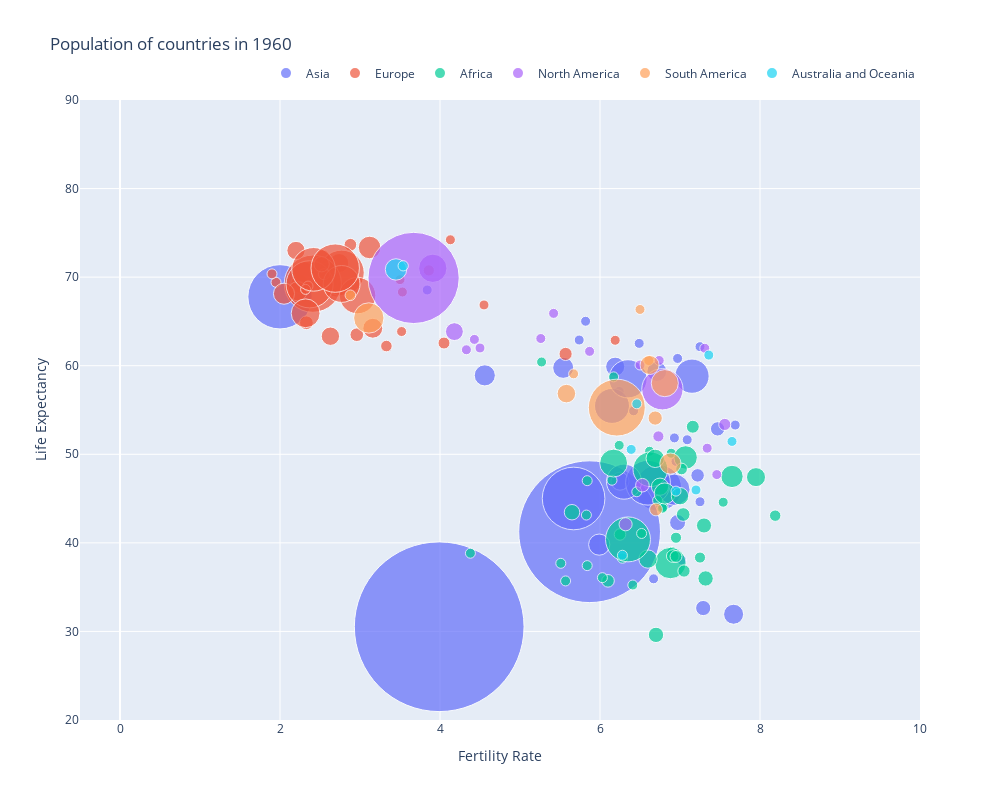

The cell this chart's notebook holds for it:
### Code cell
# creating the scatterplot for 1 selected year
fig = px.scatter(df_2015,
                x=df_2015['fertility_rate'], 
                y=df_2015['life-expectancy'], 
                color=df_2015['continent'],    
                size=df_2015['population'],
                size_max=120,
                #text="country",
                hover_data={"continent": False},
                title=f'Population of countries in {year}',
                custom_data=['country','population'],
                height=800,
                width=1000
                )
fig.update_layout(xaxis_title='Fertility Rate', yaxis_title='Life Expectancy')
fig.update_traces(textposition='top center', marker_sizemin = 5, hovertemplate = 'Country: %{customdata[0]} <br>Population: %{customdata[1]:,} <br>Fertility rate: %{x} <br>Life expectancy: %{y:.1f}<extra></extra>' )
fig.update_layout(legend=dict(
    orientation="h",
    yanchor="bottom",
    y=1.02,
    xanchor="right",
    x=1
), legend_title_text='')
fig.update_layout(legend={'itemsizing': 'constant'}) 
fig.update_layout(yaxis_range=[20,90], xaxis_range=[-0.5,10])
#fig.update_traces(textposition='middle right')
#fig.write_html(f"lifeexp_{year}.html")
#fig.write_image(f'images/lifeexp_{year}.png', scale=1)
fig.show()

### Figure 1 — Plotly figure (JSON) as saved in the notebook; plotly's stock layout.template omitted (floating-point values rounded to 4 significant figures; data arrays with more than 128 entries replaced by an {"elided": "..."} marker saying what was removed)
{"data": [{"customdata": [["Afghanistan", 8994793, "Asia"], ["Bahrain", 162501, "Asia"], ["Bangladesh", 48200702, "Asia"], ["Bhutan", 224108, "Asia"], ["Brunei", 81825, "Asia"], ["Cambodia", 5722370, "Asia"], ["China", 644450173, "Asia"], ["India", 449661874, "Asia"], ["Indonesia", 87792512, "Asia"], ["Iran", 21906905, "Asia"], ["Iraq", 7289759, "Asia"], ["Israel", 2089891, "Asia"], ["Japan", 92500754, "Asia"], ["Jordan", 888632, "Asia"], ["Kazakhstan", 9995997, "Asia"], ["Kuwait", 261962, "Asia"], ["Lebanon", 1804927, "Asia"], ["Malaysia", 8160975, "Asia"], ["Maldives", 89875, "Asia"], ["Mongolia", 955514, "Asia"], ["Nepal", 10056945, "Asia"], ["Oman", 551737, "Asia"], ["Pakistan", 44911810, "Asia"], ["Philippines", 26273023, "Asia"], ["Qatar", 47309, "Asia"], ["Saudi Arabia", 4086539, "Asia"], ["Singapore", 1633718, "Asia"], ["Sri Lanka", 9896172, "Asia"], ["Syria", 4592777, "Asia"], ["Tajikistan", 2064035, "Asia"], ["Thailand", 27397178, "Asia"], ["Turkey", 27553280, "Asia"], ["Turkmenistan", 1593501, "Asia"], ["United Arab Emirates", 92612, "Asia"], ["Uzbekistan", 8789492, "Asia"], ["Vietnam", 32670623, "Asia"], ["Yemen", 5166311, "Asia"]], "hovertemplate": "Country: %{customdata[0]} <br>Population: %{customdata[1]:,} <br>Fertility rate: %{x} <br>Life expectancy: %{y:.1f}<extra></extra>", "legendgroup": "Asia", "marker": {"color": "#636efa", "size": [8994793, 162501, 48200702, 224108, 81825, 5722370, 644450173, 449661874, 87792512, 21906905, 7289759, 2089891, 92500754, 888632, 9995997, 261962, 1804927, 8160975, 89875, 955514, 10056945, 551737, 44911810, 26273023, 47309, 4086539, 1633718, 9896172, 4592777, 2064035, 27397178, 27553280, 1593501, 92612, 8789492, 32670623, 5166311], "sizemin": 5, "sizemode": "area", "sizeref": 44750.0, "symbol": "circle"}, "mode": "markers", "name": "Asia", "orientation": "v", "showlegend": true, "textposition": "top center", "type": "scatter", "x": [7.67, 7.09, 6.73, 6.67, 6.49, 6.97, 3.99, 5.87, 5.67, 6.93, 6.25, 3.84, 2, 7.69, 4.56, 7.25, 5.74, 6.19, 7.02, 6.95, 5.99, 7.25, 6.6, 7.15, 6.97, 7.22, 5.82, 5.54, 7.47, 6.24, 6.15, 6.3, 6.42, 6.93, 6.71, 6.35, 7.29], "xaxis": "x", "y": [31.94, 51.64, 46.2, 35.94, 62.52, 42.29, 30.53, 41.26, 45.01, 46, 46.96, 68.55, 67.78, 53.3, 58.91, 62.15, 62.9, 59.89, 38.07, 49.2, 39.8, 44.64, 46.79, 58.82, 60.82, 47.62, 65.02, 59.76, 52.87, 57.1, 55.46, 46.91, 54.91, 51.85, 59.35, 58.52, 32.64], "yaxis": "y"}, {"customdata": {"elided": "44x3 mixed values"}, "hovertemplate": "Country: %{customdata[0]} <br>Population: %{customdata[1]:,} <br>Fertility rate: %{x} <br>Life expectancy: %{y:.1f}<extra></extra>", "legendgroup": "Europe", "marker": {"color": "#EF553B", "size": [1636054, 13414, 1867396, 7065525, 3897889, 8190027, 9140563, 3214520, 7866472, 4192634, 572929, 9578587, 4580708, 1216831, 4430228, 45865699, 4159769, 73179665, 8311386, 10001270, 175520, 2819059, 49714962, 2132368, 16504, 2770737, 314586, 312788, 3003557, 22454, 487416, 11418652, 3582016, 29716363, 8875311, 18613835, 15393, 7556730, 1586632, 30450994, 7479602, 5296120, 42662150, 52410496], "sizemin": 5, "sizemode": "area", "sizeref": 44750.0, "symbol": "circle"}, "mode": "markers", "name": "Europe", "orientation": "v", "showlegend": true, "textposition": "top center", "type": "scatter", "x": [6.19, null, 4.55, 2.7, 5.57, 2.74, 2.6, 4.05, 2.25, 2.33, 3.5, 2.3, 2.54, 1.95, 2.71, 2.77, 2.96, 2.41, 2.22, 2.05, 4.13, 3.86, 2.37, 1.9, null, 2.55, 2.35, 3.53, 3.33, null, 3.52, 3.12, 2.88, 2.97, 3.16, 2.32, null, 2.63, 2.32, 2.77, 2.2, 2.52, 2.42, 2.69], "xaxis": "x", "y": [62.87, null, 66.86, 68.75, 61.33, 71.59, 69.59, 62.56, 69.22, 64.85, 69.72, 70.58, 72.28, 69.42, 69.03, 70.49, 63.5, 69.26, 68.41, 68.13, 74.22, 70.76, 69.19, 70.37, null, 70.33, 68.99, 68.32, 62.22, null, 63.86, 73.35, 73.66, 67.92, 64.23, 65.92, null, 63.33, 68.62, 69.23, 73.01, 71.46, 70.88, 71.02], "yaxis": "y"}, {"customdata": {"elided": "49x3 mixed values"}, "hovertemplate": "Country: %{customdata[0]} <br>Population: %{customdata[1]:,} <br>Fertility rate: %{x} <br>Life expectancy: %{y:.1f}<extra></extra>", "legendgroup": "Africa", "marker": {"color": "#00cc96", "size": [11124892, 5270844, 2431620, 524029, 2786740, 5361367, 202316, 1503501, 3002596, 188732, 83636, 27072397, 252115, 1407631, 22151218, 499189, 367929, 6652285, 3577413, 616407, 8105440, 851412, 1120314, 1434576, 5099371, 3618604, 5263730, 858170, 660023, 12328534, 7493278, 602545, 3395212, 45211614, 2933424, 64255, 3177560, 41538, 2181701, 2756380, 17396367, 7527450, 349233, 10074490, 1580513, 4176266, 6788211, 3049586, 3752390], "sizemin": 5, "sizemode": "area", "sizeref": 44750.0, "symbol": "circle"}, "mode": "markers", "name": "Africa", "orientation": "v", "showlegend": true, "textposition": "top center", "type": "scatter", "x": [7.65, 7.32, 6.28, 6.62, 6.95, 5.65, 6.89, 5.84, 6.25, 6.79, 6.46, 6.63, 5.51, 6.9, 6.88, 4.38, 5.57, 6.75, 6.1, 5.83, 7.95, 5.84, 6.41, 7.54, 7.3, 6.91, 6.7, 6.78, 6.17, 7.07, 6.6, 6.15, 7.05, 6.35, 8.19, 6.24, 6.95, 5.27, 6.03, 7.25, 6.17, 6.69, 6.72, 6.81, 6.52, 7.04, 7, 7.02, 7.16], "xaxis": "x", "y": [47.5, 35.98, 38.29, 50.34, 40.58, 43.46, 50.12, 37.43, 40.95, 44.04, 45.77, 48.31, 37.69, 39.03, 37.72, 38.83, 35.7, 46.34, 35.71, 43.14, 47.42, 47.02, 35.24, 44.59, 41.96, 38.51, 29.61, 43.91, 58.74, 49.64, 38.17, 47.07, 36.82, 40.39, 43.07, 51.01, 38.46, 60.42, 36.07, 38.34, 49.01, 49.54, 44.78, 45.57, 41.06, 43.2, 45.27, 48.34, 53.11], "yaxis": "y"}, {"customdata": [["Antigua and Barbuda", 54681, "North America"], ["Bahamas", 109526, "North America"], ["Barbados", 230934, "North America"], ["Belize", 92068, "North America"], ["Canada", 17909232, "North America"], ["Costa Rica", 1333042, "North America"], ["Cuba", 7141129, "North America"], ["Dominica", 60016, "North America"], ["Dominican Republic", 3294039, "North America"], ["El Salvador", 2762897, "North America"], ["Grenada", 89861, "North America"], ["Guatemala", 4127555, "North America"], ["Haiti", 3866160, "North America"], ["Honduras", 2002333, "North America"], ["Jamaica", 1630914, "North America"], ["Mexico", 38174114, "North America"], ["Nicaragua", 1774696, "North America"], ["Panama", 1132924, "North America"], ["Trinidad and Tobago", 848481, "North America"], ["United States", 186176524, "North America"]], "hovertemplate": "Country: %{customdata[0]} <br>Population: %{customdata[1]:,} <br>Fertility rate: %{x} <br>Life expectancy: %{y:.1f}<extra></extra>", "legendgroup": "North America", "marker": {"color": "#ab63fa", "size": [54681, 109526, 230934, 92068, 17909232, 1333042, 7141129, 60016, 3294039, 2762897, 89861, 4127555, 3866160, 2002333, 1630914, 38174114, 1774696, 1132924, 848481, 186176524], "sizemin": 5, "sizemode": "area", "sizeref": 44750.0, "symbol": "circle"}, "mode": "markers", "name": "North America", "orientation": "v", "showlegend": true, "textposition": "top center", "type": "scatter", "x": [4.43, 4.5, 4.33, 6.5, 3.91, 7.31, 4.18, null, 7.56, 6.73, 6.74, 6.53, 6.32, 7.46, 5.42, 6.78, 7.34, 5.87, 5.26, 3.67], "xaxis": "x", "y": [62.97, 62, 61.8, 60.08, 71, 61.97, 63.85, null, 53.37, 52.02, 60.59, 46.51, 42.1, 47.71, 65.91, 57.34, 50.69, 61.62, 63.07, 69.91], "yaxis": "y"}, {"customdata": [["Argentina", 20619075, "South America"], ["Bolivia", 3693451, "South America"], ["Brazil", 72493585, "South America"], ["Chile", 7695692, "South America"], ["Colombia", 16480384, "South America"], ["Ecuador", 4545548, "South America"], ["Guyana", 564222, "South America"], ["Paraguay", 1902871, "South America"], ["Peru", 10061519, "South America"], ["Suriname", 289972, "South America"], ["Uruguay", 2538651, "South America"], ["Venezuela", 8146845, "South America"]], "hovertemplate": "Country: %{customdata[0]} <br>Population: %{customdata[1]:,} <br>Fertility rate: %{x} <br>Life expectancy: %{y:.1f}<extra></extra>", "legendgroup": "South America", "marker": {"color": "#FFA15A", "size": [20619075, 3693451, 72493585, 7695692, 16480384, 4545548, 564222, 1902871, 10061519, 289972, 2538651, 8146845], "sizemin": 5, "sizemode": "area", "sizeref": 44750.0, "symbol": "circle"}, "mode": "markers", "name": "South America", "orientation": "v", "showlegend": true, "textposition": "top center", "type": "scatter", "x": [3.11, 6.7, 6.21, 5.58, 6.81, 6.69, 5.67, 6.5, 6.88, 6.61, 2.88, 6.62], "xaxis": "x", "y": [65.39, 43.77, 55.27, 56.85, 58.03, 54.09, 59.08, 66.35, 48.95, 60.58, 67.95, 60.08], "yaxis": "y"}, {"customdata": [["Australia", 10292328, "Australia and Oceania"], ["Fiji", 393383, "Australia and Oceania"], ["Kiribati", 41234, "Australia and Oceania"], ["Marshall Islands", 14665, "Australia and Oceania"], ["Nauru", 4433, "Australia and Oceania"], ["New Zealand", 2371999, "Australia and Oceania"], ["Palau", 9638, "Australia and Oceania"], ["Papua New Guinea", 1966957, "Australia and Oceania"], ["Samoa", 108645, "Australia and Oceania"], ["Solomon Islands", 117869, "Australia and Oceania"], ["Tonga", 61600, "Australia and Oceania"], ["Tuvalu", 6104, "Australia and Oceania"], ["Vanuatu", 63701, "Australia and Oceania"]], "hovertemplate": "Country: %{customdata[0]} <br>Population: %{customdata[1]:,} <br>Fertility rate: %{x} <br>Life expectancy: %{y:.1f}<extra></extra>", "legendgroup": "Australia and Oceania", "marker": {"color": "#19d3f3", "size": [10292328, 393383, 41234, 14665, 4433, 2371999, 9638, 1966957, 108645, 117869, 61600, 6104, 63701], "sizemin": 5, "sizemode": "area", "sizeref": 44750.0, "symbol": "circle"}, "mode": "markers", "name": "Australia and Oceania", "orientation": "v", "showlegend": true, "textposition": "top center", "type": "scatter", "x": [3.45, 6.46, 6.95, null, null, 3.54, null, 6.28, 7.65, 6.39, 7.36, null, 7.2], "xaxis": "x", "y": [70.87, 55.7, 45.84, null, null, 71.28, null, 38.6, 51.45, 50.55, 61.2, null, 45.97], "yaxis": "y"}], "layout": {"height": 800, "legend": {"itemsizing": "constant", "orientation": "h", "title": {"text": ""}, "tracegroupgap": 0, "x": 1, "xanchor": "right", "y": 1.02, "yanchor": "bottom"}, "title": {"text": "Population of countries in 1960"}, "width": 1000, "xaxis": {"anchor": "y", "domain": [0, 1], "range": [-0.5, 10], "title": {"text": "Fertility Rate"}}, "yaxis": {"anchor": "x", "domain": [0, 1], "range": [20, 90], "title": {"text": "Life Expectancy"}}}}
